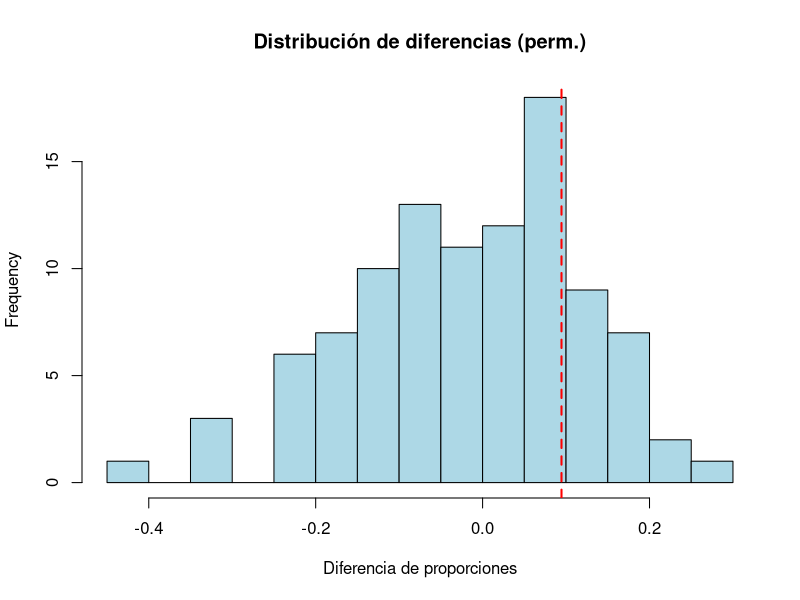

Recreate this plot in R.
## ---- chunk 1
knitr::opts_chunk$set(echo = TRUE)
## ---- chunk 2
# Leemos los datos
datos <- read.csv("EI-2024-2-PE2-Datos-Forma-06.csv")
datos$macro_zona <- as.factor(datos$macro_zona)
datos$franja <- as.factor(datos$franja)

str(datos)

set.seed(131)
## ---- chunk 3
# Filtrar viviendas DFL2 (superficie <= 120 m2)
data_DFL2 <- subset(datos, superf <= 120)

# Separar datos por macrozona (centro y sur)
centro <- subset(data_DFL2, macro_zona == "centro")
sur <- subset(data_DFL2, macro_zona == "sur")
## ---- chunk 4
# Calcular proporción de sobreconsumo en cada macrozona
prop_centro <- mean(centro$sobre_cons == "si")
prop_sur <- mean(sur$sobre_cons == "si")

# Diferencia observada en proporciones
diff_obs <- prop_centro - prop_sur

cat("Diferencia observada en proporciones:", diff_obs, "\n")
## ---- chunk 5
# Crear la columna combinada para remuestreo
data_combined <- data_DFL2[, c("macro_zona", "sobre_cons")]
## ---- chunk 6
perm_test <- function(data, n_perm = 100) {
  diff_perm <- numeric(n_perm)
  
  for (i in 1:n_perm) {
    # Permutar las etiquetas de macrozona
    data$macro_zona <- sample(data$macro_zona)
    
    # Recalcular proporciones con las etiquetas permutadas
    prop_centro_perm <- mean(data[data$macro_zona == "centro", "sobre_cons"] == "si")
    prop_sur_perm <- mean(data[data$macro_zona == "sur", "sobre_cons"] == "si")
    
    # Guardar la diferencia en proporciones
    diff_perm[i] <- prop_centro_perm - prop_sur_perm
  }
  
  return(diff_perm)
}

# Ejecutar 100 permutaciones
n_permutations <- 100
diff_permuted <- perm_test(data_combined, n_perm = n_permutations)

# Creamos un histograma para visualizar la distribución de las diferencias
hist(diff_permuted, breaks = 20, main = "Distribución de diferencias (perm.)",
     xlab = "Diferencia de proporciones", col = "lightblue")
abline(v = diff_obs, col = "red", lwd = 2, lty = 2)  # Línea para la diferencia observada

## ---- chunk 7
p_value <- mean(abs(diff_permuted) >= abs(diff_obs))

cat("P-valor:", p_value, "\n")
